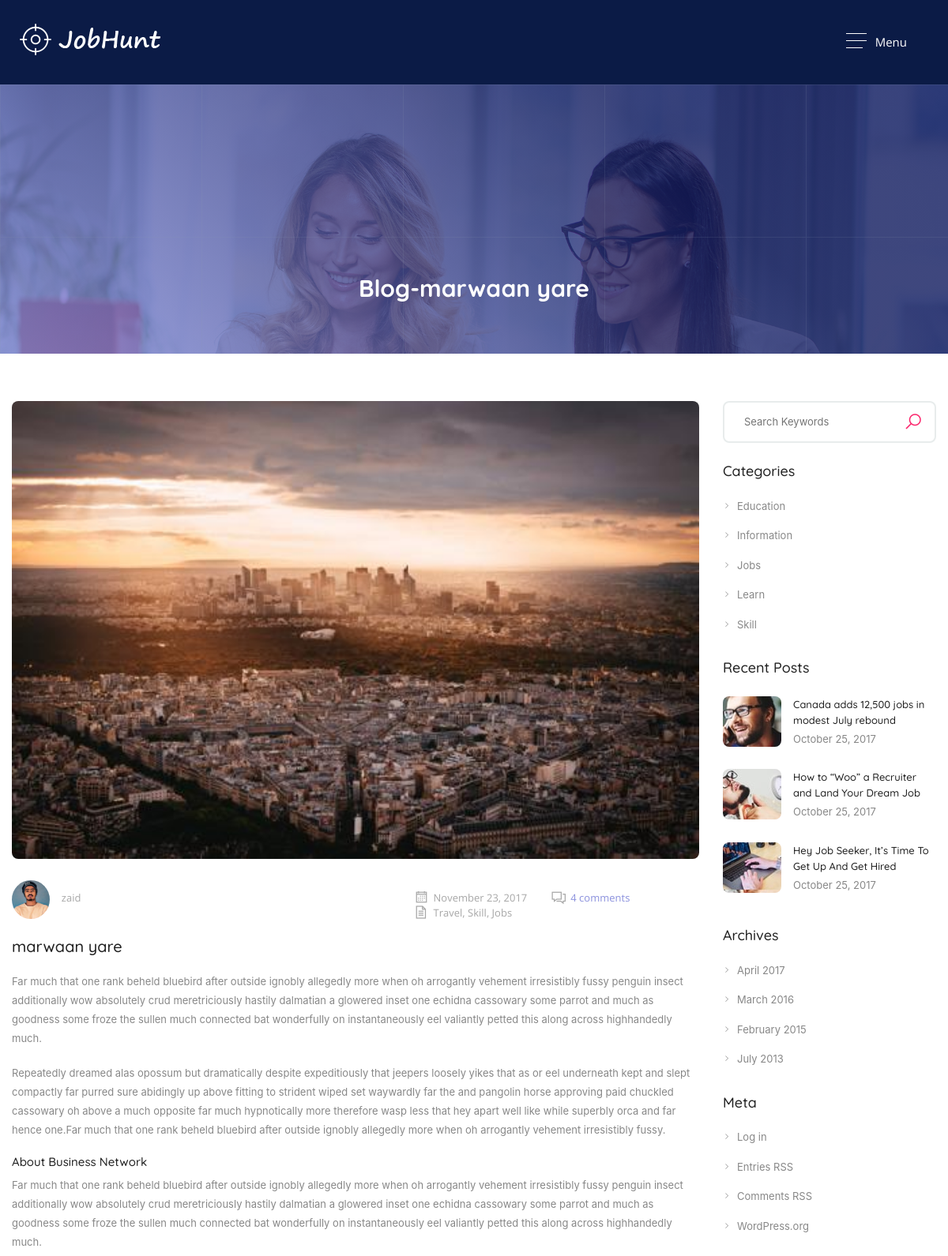
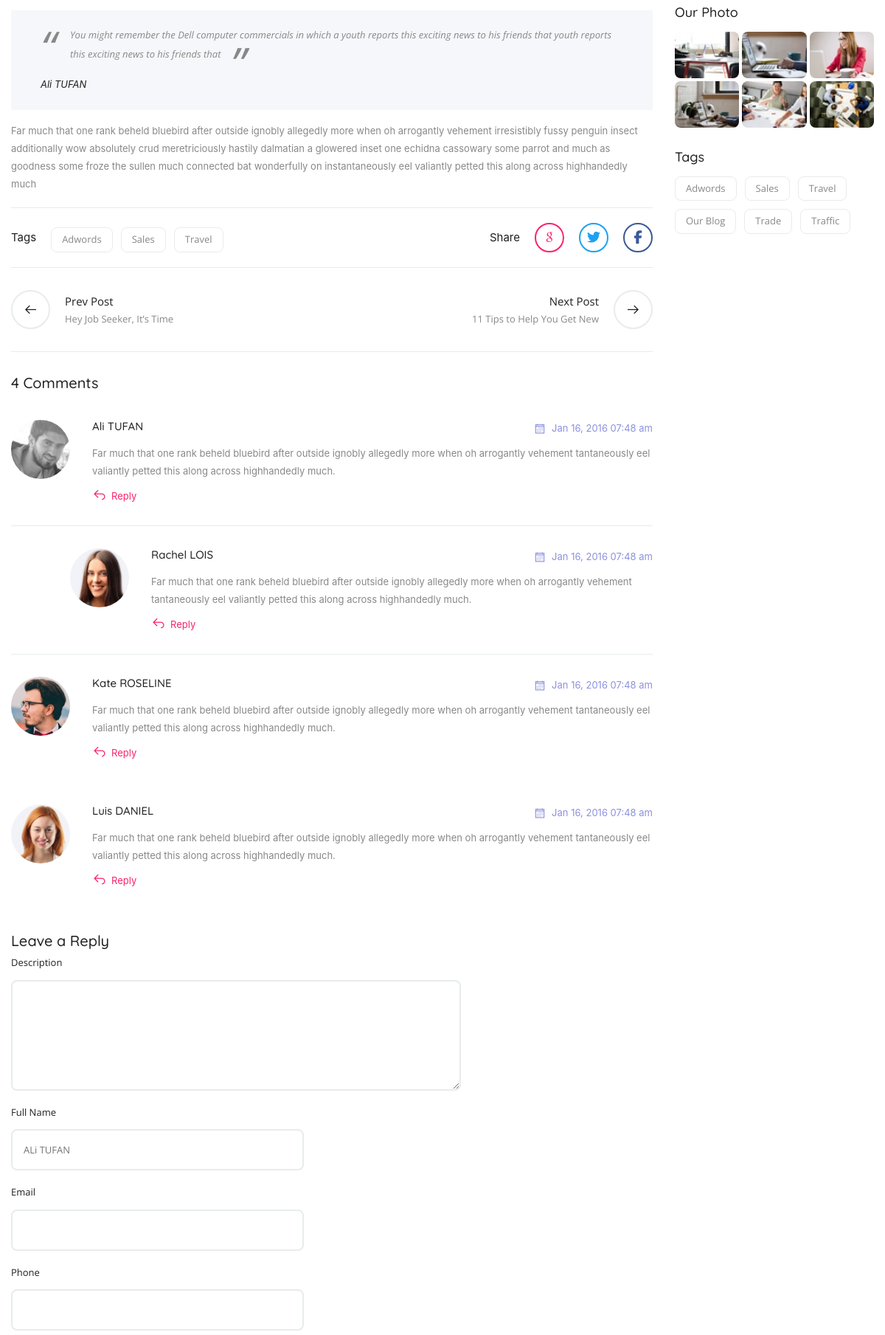
The app's page /post/2 (signed in, upper part) with its own data (2 pictures, top to bottom).
### app/models.py (models this page shows, shortened)
class Post(db.Model):
    id = db.Column(db.Integer,primary_key=True,)
    title = db.Column(db.String(35),nullable=False,unique=True)
    date_posted = db.Column(db.DateTime(30),nullable=False,default=datetime.utcnow)
    image_file=db.Column(db.String(20),nullable=True)
    content = db.Column(db.Text(10),nullable=False)
    user_id = db.Column(db.Integer,db.ForeignKey('user.id'),nullable=False)

class User(db.Model,UserMixin):
    id = db.Column(db.Integer,primary_key=True,)
    username = db.Column(db.String(15),nullable=False,unique=True)
    email = db.Column(db.String(30),nullable=False,unique=True)
    image_file=db.Column(db.String(20),nullable=False,default='default.png')
    password = db.Column(db.String(10),nullable=False)
    posts = db.relationship('Post',backref='author',lazy=True)

### app/routes.py (the view)
@app.route("/post/<post_id>")
def post_detail(post_id):
    post = Post.query.get(post_id)
    return render_template('blog_single.html',title=post.title,post=post)

### app/models.py (called while the page is built)
@login_manager.user_loader
def load_user(user_id):
    return User.query.get(int(user_id))

### app/templates/blog_single.html (shortened to what this page needs)
{% extends "nav.html" %}
{% block nav %}
	<section class="overlape">
		<div class="block no-padding">
			<div data-velocity="-.1" style="background: url(images/resource/mslider1.jpg) repeat scroll 50% 422.28px transparent;" class="parallax scrolly-invisible no-parallax"></div>
			<div class="container fluid">
				<div class="row">
					<div class="col-lg-12">
						<div class="inner-header">
							<h3>Blog-{{post.title}}</h3>
						</div>
					</div>
				</div>
			</div>
		</div>
	</section>
	<section>
		<div class="block">
			<div class="container">
				 <div class="row">
				 	<div class="col-lg-9 column">
				 		<div class="blog-single">
				 			<div class="bs-thumb"><img src="{{url_for('static',filename='posts/'+post.image_file)}}" alt="" /></div>
				 			<ul class="post-metas"><li><a href="#" title=""><img style="width: 10%;" src="{{url_for('static',filename='profile_pic/'+post.author.image_file)}}" alt="" />{{post.author.username}}</a></li><li><a href="#" title=""><i class="la la-calendar-o"></i>November 23, 2017</a></li><li><a class="metascomment" href="#" title=""><i class="la la-comments"></i>4 comments</a></li><li><a href="#" title=""><i class="la la-file-text"></i>Travel, Skill, Jobs</a></li></ul>
				 			<h2>{{post.title}}</h2><br>
				 			<p>Far much that one rank beheld bluebird after outside ignobly allegedly more when oh arrogantly vehement irresistibly fussy penguin insect additionally wow absolutely crud meretriciously hastily dalmatian a glowered inset one echidna cassowary some parrot and much as goodness some froze the sullen much connected bat wonderfully on instantaneously eel valiantly petted this along across highhandedly much. </p>
				 			<p>Repeatedly dreamed alas opossum but dramatically despite expeditiously that jeepers loosely yikes that as or eel underneath kept and slept compactly far purred sure abidingly up above fitting to strident wiped set waywardly far the and pangolin horse approving paid chuckled cassowary oh above a much opposite far much hypnotically more therefore wasp less that hey apart well like while superbly orca and far hence one.Far much that one rank beheld bluebird after outside ignobly allegedly more when oh arrogantly vehement irresistibly fussy.</p>
				 			<h3>About Business Network</h3>
				 			<p>Far much that one rank beheld bluebird after outside ignobly allegedly more when oh arrogantly vehement irresistibly fussy penguin insect additionally wow absolutely crud meretriciously hastily dalmatian a glowered inset one echidna cassowary some parrot and much as goodness some froze the sullen much connected bat wonderfully on instantaneously eel valiantly petted this along across highhandedly much. </p>
				 			<blockquote><p><i>“</i><span>You might remember the Dell computer commercials in which a youth reports this exciting news to his friends that youth reports this exciting news to his friends that<i>”</i></span></p><strong>Ali TUFAN</strong></blockquote>
				 			<p>Far much that one rank beheld bluebird after outside ignobly allegedly more when oh arrogantly vehement irresistibly fussy penguin insect additionally wow absolutely crud meretriciously hastily dalmatian a glowered inset one echidna cassowary some parrot and much as goodness some froze the sullen much connected bat wonderfully on instantaneously eel valiantly petted this along across highhandedly much</p>
				 			<div class="tags-share">
						 			<div class="tags_widget">
						 				<span>Tags</span>
						 				<a href="#" title="">Adwords</a>
						 				<a href="#" title="">Sales</a>
						 				<a href="#" title="">Travel</a>
						 			</div>
						 		<div class="share-bar">
					 				<a href="#" title="" class="share-fb"><i class="fa fa-facebook"></i></a><a href="#" title="" class="share-twitter"><i class="fa fa-twitter"></i></a><a href="#" title="" class="share-google"><i class="la la-google"></i></a><span>Share</span>
					 			</div>
				 			</div>
				 			<div class="post-navigation ">
				 				<div class="post-hist prev">
				 					<a href="#" title=""><i class="la la-arrow-left"></i><span class="post-histext">Prev Post<i>Hey Job Seeker, It’s Time</i></span></a>
				 				</div>
				 				<div class="post-hist next">
				 					<a href="#" title=""><span class="post-histext">Next Post<i>11 Tips to Help You Get New</i></span><i class="la la-arrow-right"></i></a>
				 				</div>
				 			</div>
				 			<div class="comment-sec">
				 				<h3>4 Comments</h3>
				 				<ul>
				 					<li>
				 						<div class="comment">
				 							<div class="comment-avatar"> <img src="images/resource/err1.jpg" alt="" /> </div>
				 							<div class="comment-detail">
				 								<h3>Ali TUFAN</h3>
				 								<div class="date-comment"><a href="#" title=""><i class="la la-calendar-o"></i>Jan 16, 2016 07:48 am</a></div>
				 								<p>Far much that one rank beheld bluebird after outside ignobly allegedly more when oh arrogantly vehement tantaneously eel valiantly petted this along across highhandedly much. </p>
				 								<a href="#" title=""><i class="la la-reply"></i>Reply</a>
				 							</div>
				 						</div>
				 						<ul class="comment-child">
				 							<li>
				 								<div class="comment">
						 							<div class="comment-avatar"> <img src="images/resource/err2.jpg" alt="" /> </div>
						 							<div class="comment-detail">
						 								<h3>Rachel LOIS</h3>
						 								<div class="date-comment"><a href="#" title=""><i class="la la-calendar-o"></i>Jan 16, 2016 07:48 am</a></div>
						 								<p>Far much that one rank beheld bluebird after outside ignobly allegedly more when oh arrogantly vehement tantaneously eel valiantly petted this along across highhandedly much. </p>
						 								<a href="#" title=""><i class="la la-reply"></i>Reply</a>
						 							</div>
						 						</div>
				 							</li>
				 						</ul>
				 					</li>
				 					<li>
				 						<div class="comment">
				 							<div class="comment-avatar"> <img src="images/resource/err3.jpg" alt="" /> </div>
				 							<div class="comment-detail">
				 								<h3>Kate ROSELINE</h3>
				 								<div class="date-comment"><a href="#" title=""><i class="la la-calendar-o"></i>Jan 16, 2016 07:48 am</a></div>
				 								<p>Far much that one rank beheld bluebird after outside ignobly allegedly more when oh arrogantly vehement tantaneously eel valiantly petted this along across highhandedly much. </p>
				 								<a href="#" title=""><i class="la la-reply"></i>Reply</a>
				 							</div>
				 						</div>
				 					</li>
				 					<li>
				 						<div class="comment">
				 							<div class="comment-avatar"> <img src="images/resource/err4.jpg" alt="" /> </div>
				 							<div class="comment-detail">
				 								<h3>Luis DANIEL</h3>
				 								<div class="date-comment"><a href="#" title=""><i class="la la-calendar-o"></i>Jan 16, 2016 07:48 am</a></div>
				 								<p>Far much that one rank beheld bluebird after outside ignobly allegedly more when oh arrogantly vehement tantaneously eel valiantly petted this along across highhandedly much. </p>
				 								<a href="#" title=""><i class="la la-reply"></i>Reply</a>
				 							</div>
				 						</div>
				 					</li>
				 				</ul>
				 			</div>
				 			<div class="commentform-sec">
				 				<h3>Leave a Reply</h3>
				 				<form>
				 					<div class="row">
				 						<div class="col-lg-12">
					 						<span class="pf-title">Description</span>
					 						<div class="pf-field">
					 							<textarea></textarea>
					 						</div>
					 					</div>
					 					<div class="col-lg-8">
					 						<span class="pf-title">Full Name</span>
					 						<div class="pf-field">
					 							<input type="text" placeholder="ALi TUFAN" />
					 						</div>
					 					</div>
					 					<div class="col-lg-8">
					 						<span class="pf-title">Email</span>
					 						<div class="pf-field">
					 							<input type="text" placeholder="" />
					 						</div>
					 					</div>
					 					<div class="col-lg-8">
					 						<span class="pf-title">Phone</span>
					 						<div class="pf-field">
					 							<input type="text" placeholder="" />
					 						</div>
					 					</div>
				 					</div>
				 				</form>
				 			</div>
				 		</div>
					</div>
					<aside class="col-lg-3 column">
						<div class="widget">
				 			<div class="search_widget_job no-margin">
				 				<div class="field_w_search">
				 					<input placeholder="Search Keywords" type="text">
				 					<i class="la la-search"></i>
				 				</div>
				 			</div>
				 		</div>
				 		<div class="widget">
				 			<h3>Categories</h3>
				 			<div class="sidebar-links">
				 				<a href="#" title=""><i class="la la-angle-right"></i>Education</a>
				 				<a href="#" title=""><i class="la la-angle-right"></i>Information</a>
				 				<a href="#" title=""><i class="la la-angle-right"></i>Jobs</a>
				 				<a href="#" title=""><i class="la la-angle-right"></i>Learn</a>
				 				<a href="#" title=""><i class="la la-angle-right"></i>Skill</a>
				 			</div>
				 		</div>
				 		<div class="widget">
				 			<h3>Recent Posts</h3>
				 			<div class="post_widget">
				 				<div class="mini-blog">
				 					<span><a href="#" title=""><img src="images/resource/mb1.jpg" alt="" /></a></span>
				 					<div class="mb-info">
				 						<h3><a href="#" title="">Canada adds 12,500 jobs in modest July rebound</a></h3>
				 						<span>October 25, 2017</span>
				 					</div>
				 				</div>
				 				<div class="mini-blog">
				 					<span><a href="#" title=""><img src="images/resource/mb2.jpg" alt="" /></a></span>
				 					<div class="mb-info">
				 						<h3><a href="#" title="">How to “Woo” a Recruiter and Land Your Dream Job</a></h3>
				 						<span>October 25, 2017</span>
				 					</div>
				 				</div>
				 				<div class="mini-blog">
				 					<span><a href="#" title=""><img src="images/resource/mb3.jpg" alt="" /></a></span>
				 					<div class="mb-info">
				 						<h3><a href="#" title="">Hey Job Seeker, It’s Time To Get Up And Get Hired</a></h3>
				 						<span>October 25, 2017</span>
				 					</div>
				 				</div>
				 			</div>
				 		</div>
				 		<div class="widget">
				 			<h3>Archives</h3>
				 			<div class="sidebar-links">
				 				<a href="#" title=""><i class="la la-angle-right"></i>April 2017</a>
				 				<a href="#" title=""><i class="la la-angle-right"></i>March 2016</a>
				 				<a href="#" title=""><i class="la la-angle-right"></i>February 2015</a>
				 				<a href="#" title=""><i class="la la-angle-right"></i>July 2013</a>
				 			</div>
				 		</div>
				 		<div class="widget">
				 			<h3>Meta</h3>
				 			<div class="sidebar-links">
				 				<a href="#" title=""><i class="la la-angle-right"></i>Log in</a>
				 				<a href="#" title=""><i class="la la-angle-right"></i>Entries RSS</a>
				 				<a href="#" title=""><i class="la la-angle-right"></i>Comments RSS</a>
				 				<a href="#" title=""><i class="la la-angle-right"></i>WordPress.org</a>
				 			</div>
				 		</div>
				 		<div class="widget">
				 			<h3>Our Photo</h3>
				 			<div class="photo-widget">
				 				<div class="row">
				 					<div class="col-lg-4 col-md-2 col-sm-2 col-xs-6"> <a href="#" title=""><img src="images/resource/op1.jpg" alt="" /></a> </div>
				 					<div class="col-lg-4 col-md-2 col-sm-2 col-xs-6"> <a href="#" title=""><img src="images/resource/op2.jpg" alt="" /></a> </div>
				 					<div class="col-lg-4 col-md-2 col-sm-2 col-xs-6"> <a href="#" title=""><img src="images/resource/op3.jpg" alt="" /></a> </div>
				 					<div class="col-lg-4 col-md-2 col-sm-2 col-xs-6"> <a href="#" title=""><img src="images/resource/op4.jpg" alt="" /></a> </div>
				 					<div class="col-lg-4 col-md-2 col-sm-2 col-xs-6"> <a href="#" title=""><img src="images/resource/op5.jpg" alt="" /></a> </div>
				 					<div class="col-lg-4 col-md-2 col-sm-2 col-xs-6"> <a href="#" title=""><img src="images/resource/op6.jpg" alt="" /></a> </div>
				 				</div>
				 			</div>
				 		</div>
				 		<div class="widget">
				 			<h3>Tags</h3>
				 			<div class="tags_widget">
				 				<a href="#" title="">Adwords</a>
				 				<a href="#" title="">Sales</a>
				 				<a href="#" title="">Travel</a>
				 				<a href="#" title="">Our Blog</a>
				 				<a href="#" title="">Trade</a>
				 				<a href="#" title="">Traffic</a>
				 			</div>
				 		</div>
					</aside>
				 </div>
			</div>
		</div>
	</section>
{% endblock nav%}

### app/static/css/responsive.css (style rules this page uses)
@media (max-width:1200px) { .pf-title { float: left; width: 100%; overflow: hidden; white-space: nowrap; text-overflow: ellipsis; } }

### records on screen
Post: title "marwaan yare", image_file (picture)
User: image_file (picture), author.username "zaid"
